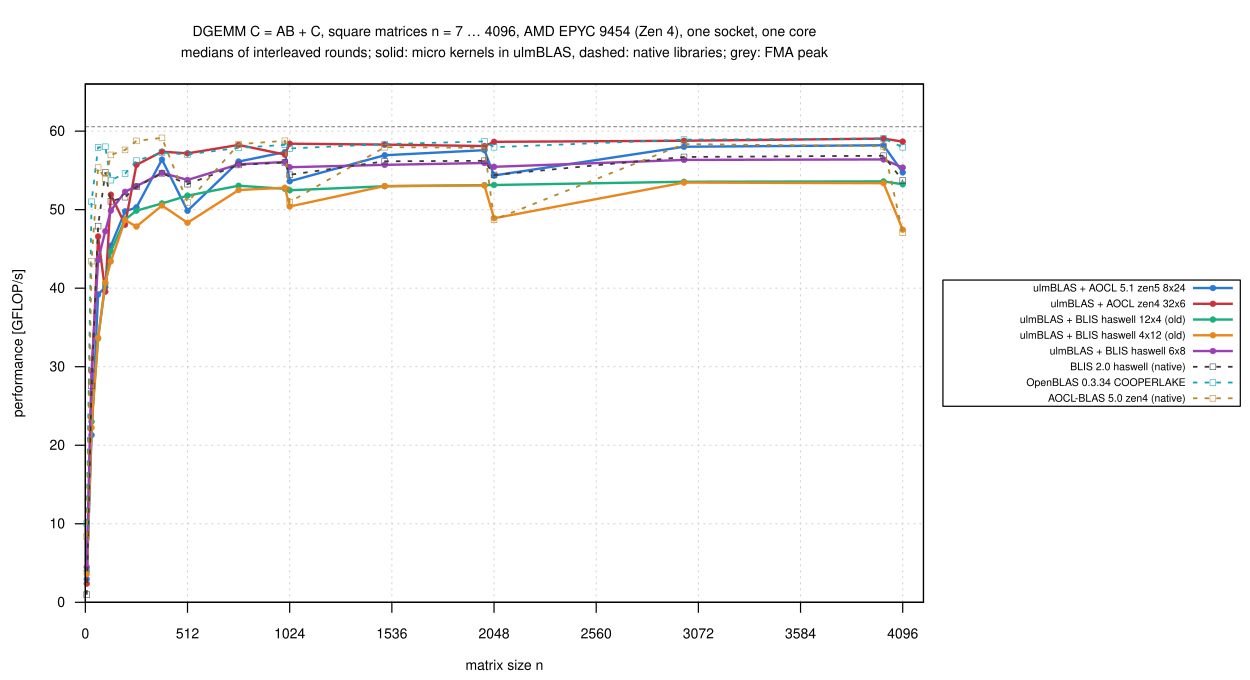

Write the gnuplot code that produced this figure.
load "_style.gp"
load "_labels.gp"
set terminal svg size 1250,680 dynamic enhanced font "Helvetica,14" background rgb "white"
set output "dgemm_square.svg"
set title "DGEMM C = AB + C, square matrices n = 7 … 4096, ".CPU.", one core\nmedians of interleaved rounds; solid: micro kernels in ulmBLAS, dashed: native libraries; grey: FMA peak" font ",14"
set xlabel "matrix size n"
set ylabel "performance [GFLOP/s]"
set xrange [0:4200]
set xtics 0, 512, 4096
set yrange [0:YMAX]
set key outside right center vertical font ",10.5" spacing 1.0 box opaque
plot for [i=1:|V|] D."dgemm_square.csv" using "n":V[i] with linespoints \
         lc rgb color(i) lw (K[i] ? 2.4 : 1.8) dt (K[i] ? 1 : 2) pt (K[i] ? 7 : 4) ps 0.55 title T[i], \
     PYMM with lines lc rgb "#909090" lw 1.2 dt (6,4) notitle, \
     (PZMM > PYMM*1.05 ? PZMM : 1/0) with lines lc rgb "#909090" lw 1.2 dt (6,4) notitle
